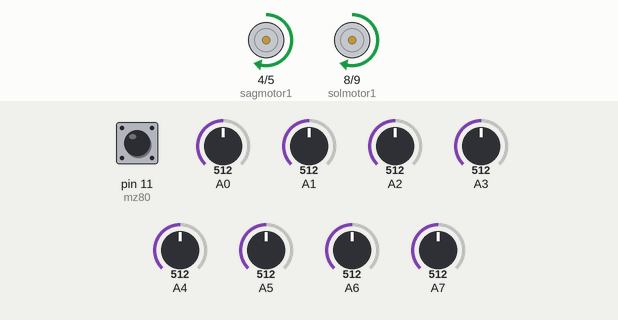
Bench run of a sketch on a simulated Arduino Nano, built with avr-gcc and run on an emulated ATmega328P. Shown: motor-driver pin pairs drawn as motors (green arrow = first pin HIGH = forward, orange = second pin HIGH = backward, longer = more drive, scaled by the enable pin). The inputs (shaded band) are chosen by the test bench; at power-on: A0 = 512, A7 = 512, A1 = 512, A2 = 512, A3 = 512, A4 = 512, pin 11 (mz80) HIGH, A5 = 512, A6 = 512.

Above: at 7.5 s.
7.6 s: A0 set to 992
At 9.01 s:
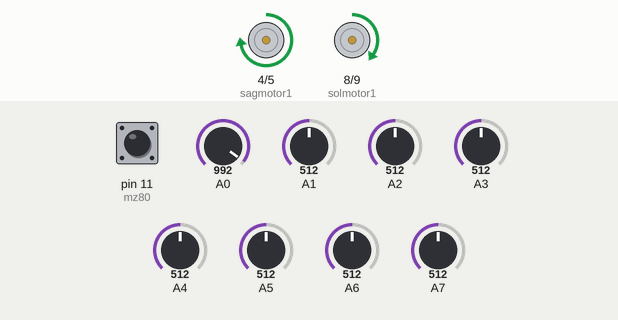
10.6 s: A7 set to 760
12.1 s: A1 set to 992
At 12.32 s:
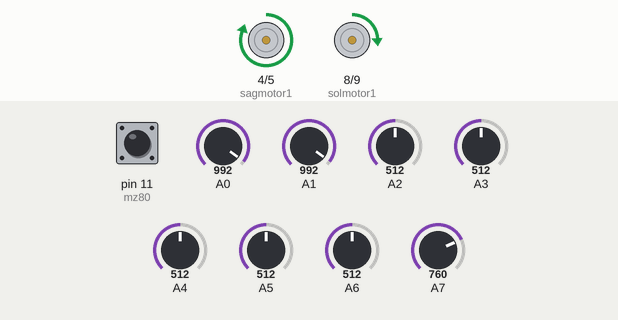
15.1 s: A2 set to 992
At 15.41 s:
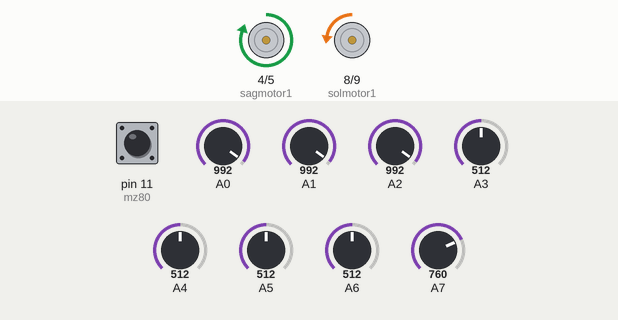
18.1 s: A3 set to 992
At 18.71 s:
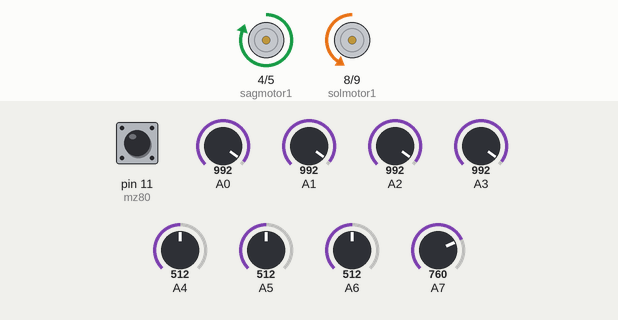
21.1 s: A4 set to 760
Timing chart, 0 to 25.1 s (numbered marks = the images above; inputs shaded):
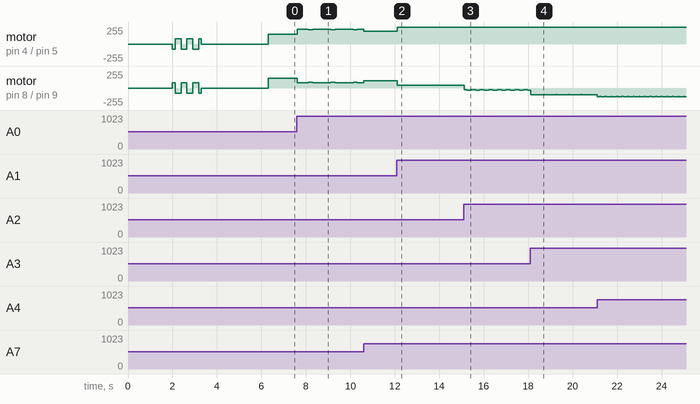

The sketch:

odtu_alinin_robotu.ino
```cpp
#include <QTRSensors.h>

#define sagmotor1 4
#define sagmotor2 5
#define sagmotorpwmpin 3

#define solmotor1 8
#define solmotor2 9
#define solmotorpwmpin 10


QTRSensorsAnalog qtra((unsigned char[]) {
  A0, A1, A2, A3, A4 , A5, A6, A7
} , 8);
unsigned int sensors[8];


float kp = 0.14;    float kd = 2;   float ki = 0.0001;   int integral = 0; int tabanhiz = 150;
int ekhiz = 0;      int sonhata = 0;  int hata = 0; int t_say = 0;     int saniye; int sagdonus = 0;
int sagmotorpwm = 0;    int solmotorpwm = 0;     unsigned char zemin = 1; int ilksol = 0; int mz80 = 11 ; int Sensor_durumu = 0; int sayac = 0;

void setup()
{
  // Dijital olarak kullanacağımız pinlerin giriş veya çıkış olarak tanımlıyoruz
  pinMode(sagmotor1, OUTPUT);
  pinMode(sagmotor2, OUTPUT);
  pinMode(sagmotorpwmpin, OUTPUT);
  pinMode(solmotor1, OUTPUT);
  pinMode(solmotor2, OUTPUT);
  pinMode(solmotorpwmpin, OUTPUT);
  pinMode(mz80, INPUT);


  delay(2000);

  // otomatik kalibre
  for (int i = 0; i < 150; i++)
  {
    if ( 0 <= i && i < 5   )  hafifsagadon();
    if ( 5 <= i && i  < 15   )  hafifsoladon();
    if ( 15 <= i && i < 25   )  hafifsagadon();
    if ( 25 <= i && i < 35   )  hafifsoladon();
    if ( 35 <= i && i < 40   )  hafifsagadon();
    if ( 45 <= i && i < 50   )  hafifsoladon();

    if ( i >= 50  )  {
      frenle(1);
      delay(3);
    }
    qtra.calibrate();
    delay(1);
  }


  // Serial.begin(9600);
  // do{
  //   motorkontrol(0,0); delay(10);
  //  } while(digitalRead(buton)==HIGH);
  //   delay(300);

}


void loop() {

  Sensor_durumu = digitalRead(mz80);
  daire();
  soldon();
  sagdon();
  sensoroku();
  if(Sensor_durumu == 0){
  while(Sensor_durumu == 0){
    Sensor_durumu = digitalRead(mz80);
    motorkontrol(0,0);
      }
      delay(1000);
      sensoroku();
  }


  // PID
  integral += hata; //çizgiden uzaklaştıkça hataları toplar
  if (abs(hata) < 500)integral = 0;
  int duzeltmehizi = kp * hata + kd * (hata - sonhata) + ki * integral;
  sonhata = hata;

  // Motorlara uygulanacak kesin hız ayarları
  sagmotorpwm = tabanhiz + duzeltmehizi + ekhiz  ;
  solmotorpwm = tabanhiz - duzeltmehizi + ekhiz ;


  sagmotorpwm = constrain(sagmotorpwm, -254, 254);
  solmotorpwm = constrain(solmotorpwm, -254, 254);
  motorkontrol(solmotorpwm, sagmotorpwm);
}

void sensoroku() {
  //Çizgi sensörü pozisyon hesap kodları
  unsigned int position = qtra.readLine(sensors, 1, zemin);
  hata = position - 3500;
  // zemin değiştirme kodları
  if ( sensors[0] < 100 && sensors[7] < 100  ) {
    zemin = 0; tabanhiz = 200; //beyaz
  }
  if ( sensors[0] > 750 && sensors[7] > 750  ) {
    zemin = 1;   //siyah
  }
}

void sensorlerioku_yaz() {
  for (unsigned char z = 0; z < 8; z++)
  {
    Serial.print(sensors[z]);
    Serial.print('\t');
  }
  Serial.println();
  delay(250);
}

void motorkontrol(int solmotorpwm, int sagmotorpwm) {
  if (sagmotorpwm <= 0) {
    sagmotorpwm = abs(sagmotorpwm);
    digitalWrite(sagmotor1, LOW);
    digitalWrite(sagmotor2, HIGH);
    analogWrite(sagmotorpwmpin, sagmotorpwm);
  }
  else {
    digitalWrite(sagmotor1, HIGH);
    digitalWrite(sagmotor2, LOW);
    analogWrite(sagmotorpwmpin, sagmotorpwm);
  }
  if (solmotorpwm <= 0) {
    solmotorpwm = abs(solmotorpwm);
    digitalWrite(solmotor1, LOW);
    digitalWrite(solmotor2, HIGH);
    analogWrite(solmotorpwmpin, solmotorpwm);
  }
  else {
    digitalWrite(solmotor1, HIGH);
    digitalWrite(solmotor2, LOW);
    analogWrite(solmotorpwmpin, solmotorpwm);
  }
}

void frenle(int bekle) {
  motorkontrol(0, 0);
  delay(bekle);
}

void hafifsagadon() {
  motorkontrol(80, -80);
}

void hafifsoladon() {
  motorkontrol(-80, 80);
}

void soldon() {
  if (sensors[7] < 100 && sensors[6] < 100 && sensors[5] < 100 && sensors[4] < 100 && sensors[1] > 700 && sensors[0] > 700)
  {
    motorkontrol(-90, 150);  delay(10);
    while (1)
    {
      sensoroku();
      if (sensors[7] > 700 && sensors[6] > 700 ) {
        break;
      }
    }

  }
}

void sagdon() {
  if (sensors[7] > 700 && sensors[6] > 700 && sensors[2] < 100 && sensors[2] < 100 && sensors[1] < 100 && sensors[0] < 100 )
  {
    motorkontrol(150, -90);  delay(10);
    sagdonus = sagdonus + 1 ;
    while (1)
    {
      sensoroku();
      if (sensors[0] > 700 && sensors[1] > 700 ) {


        break;
      }
    }
  }
}


void daire() {
   sensoroku();
  if ( sensors[3] < 100 && sensors[4] < 100 && (sensors[2] < 300 or sensors[5]  < 300 ))
  {
    delay(500);
    sensoroku();
    while (sensors[5] > 600)
    {

      sensoroku();
      motorkontrol(200, 0);
    }
  }
}
```
